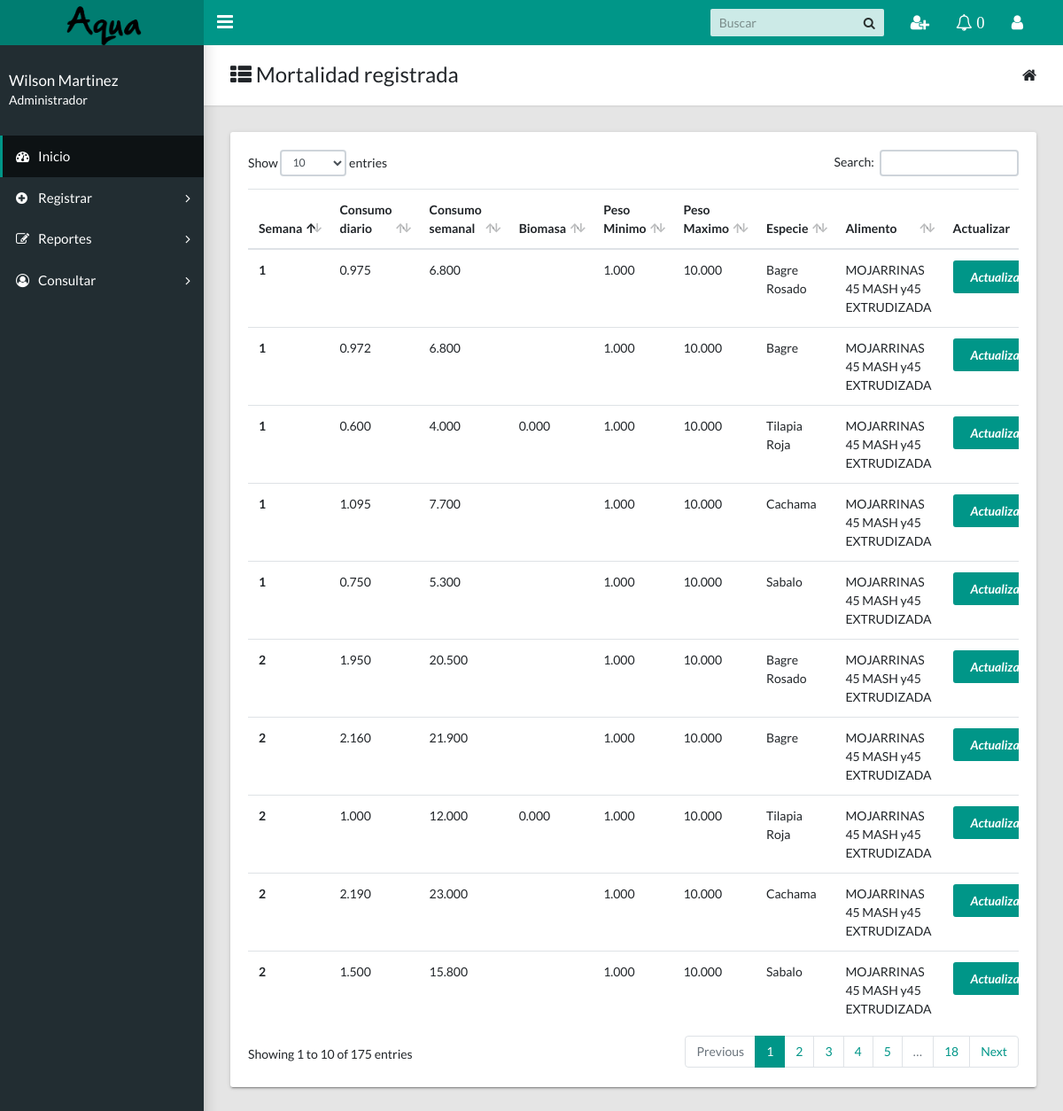
/docs/administrador/consulta_ciclo_vida.php (signed in), run on the app's committed database.
### tables this page shows
CREATE TABLE `ciclo_vida` (
  `id_ciclo_vida` int(11) NOT NULL,
  `semana` int(10) DEFAULT NULL,
  `consumo_diario` decimal(10,3) DEFAULT NULL,
  `consumo_semanal` decimal(10,3) DEFAULT NULL,
  `biomasa` decimal(10,3) DEFAULT NULL,
  `peso_min` decimal(10,3) DEFAULT NULL,
  `peso_max` decimal(10,3) DEFAULT NULL,
  `fk_tipo_especie` int(10) DEFAULT NULL,
  `fk_tipo_alimentacion` int(10) DEFAULT NULL
);

CREATE TABLE `tipo_especie` (
  `id_tipo_especie` int(11) NOT NULL,
  `nombre_especie` varchar(20) DEFAULT NULL
);

CREATE TABLE `tipo_alimentacion` (
  `id_tipo_alimentacion` int(11) NOT NULL,
  `nombre_alimentacion` varchar(80) DEFAULT NULL
);

### docs/administrador/consulta_ciclo_vida.php (the view, shortened to what this page needs)
<!DOCTYPE html>
<html lang="en">
<head>
    <link href="../css/main.css" rel="stylesheet" type="text/css">
    <link href="https://maxcdn.bootstrapcdn.com/font-awesome/4.7.0/css/font-awesome.min.css" rel="stylesheet" type="text/css">
    <?php
    include 'php/conect.php';
    ?>
</head>
<body class="app sidebar-mini rtl">
        <header class="app-header">
        <a class="app-header__logo" href="principal.php">
          <img src="../img/logo2.png" width="90">
      </a>
      <a aria-label="Hide Sidebar" class="app-sidebar__toggle" data-toggle="sidebar" href="#">
      </a>
      <ul class="app-nav">
        <li class="app-search">
            <input class="app-search__input" placeholder="Buscar" type="search">
            <button class="app-search__button">
                <i class="fa fa-search">
                </i>
            </button>
        </li>
        <li class="dropdown">
            <a aria-label="Show notifications" class="app-nav__item" data-toggle="dropdown" href="#">
                <i class="fa fa-user-plus fa-lg">
                </i>
            </a>
          </li>
      </ul>
  <li class="dropdown">
    <a aria-label="Show notifications" class="app-nav__item" data-toggle="dropdown" href="#">
        <i class="fa fa-bell-o fa-lg">
  <?php
            try{
                $nu=0;
                $sql="SELECT * FROM actividad";
                $resul=$base->prepare($sql);
                $resul->execute(array());
                $fila=$resul->rowCount();
                ?>
                <span>  <?php
                if($fila>0){
                 echo "$nu" ?>  </span>
                 <?php
             }
         }
         catch(Exception $e){
            die('Error: '.$e->getMessage());
        }
        ?>
    </i>
</a>
</li>
<li class="dropdown">
    <a aria-label="Open Profile Menu" class="app-nav__item" data-toggle="dropdown" href="#">
        <i class="fa fa-user fa-lg">
        </i>
    </a>
          <?php
          if(isset($_SESSION['usuario']))
          {
              ?>
</li>
</header>
<aside class="app-sidebar">
    <div class="app-sidebar__user">
        <div>
            <p class="app-sidebar__user-name">
                <?php echo ' '.$_SESSION['nombre']. ' ' ; ?>
            </p>
            <p class="app-sidebar__user-designation">
                <?php echo ' '.$_SESSION['nombre_rol']. ' ' ; ?>
            </p>
            <?php
        }
        else{
          ?>
          <script language='javascript'>window.location="salir.php"</script>
          <?php
      }
      ?>
  </div>
</div>
<ul class="app-menu">
 <li><a class="app-menu__item active" href="principal.php"><i class="app-menu__icon fa fa-dashboard"></i><span class="app-menu__label">Inicio</span></a></li>
 <li class="treeview">
    <a class="app-menu__item" data-toggle="treeview" href="#">
        <i class="app-menu__icon fa fa-plus-circle">
        </i>
        <span class="app-menu__label">
            Registrar
        </span>
        <i class="treeview-indicator fa fa-angle-right">
        </i>
    </a>
</li>
<li class="treeview">
    <a class="app-menu__item" data-toggle="treeview" href="#">
        <i class="app-menu__icon fa fa-edit">
        </i>
        <span class="app-menu__label">
            Reportes
        </span>
        <i class="treeview-indicator fa fa-angle-right">
        </i>
    </a>
</li>
<li class="treeview">
    <a class="app-menu__item" data-toggle="treeview" href="#">
        <i class="app-menu__icon fa fa-user-circle-o">
        </i>
        <span class="app-menu__label">
            Consultar
        </span>
        <i class="treeview-indicator fa fa-angle-right">
        </i>
    </a>
</li>
</ul>
</aside>
<main class="app-content">
  <div class="app-title">
    <div>
      <h1><i class="fa fa-th-list"></i> Mortalidad registrada</h1>
  </div>
  <ul class="app-breadcrumb breadcrumb side">
      <li class="breadcrumb-item"><i class="fa fa-home fa-lg"></i></li>
  </ul>
</div>
<div  class="row d-flex justify-content-center">
    <div class="col-lg-12">
      <div class="tile">
        <div class="tile-body">
          <table class="table table-hover table-responsive " id="sampleTable">
            <thead>
              <tr>
                <th>Semana</th>
                <th>Consumo diario</th>
                <th>Consumo semanal</th>
                <th>Biomasa</th>
                <th>Peso Minimo</th>
                <th>Peso Maximo</th>
                <th>Especie</th>
                <th>Alimento</th>
                <th>Actualizar</th>
            </tr>
        </thead>
        <tbody>
          <?php
          try{
            $sql="SELECT  * FROM ciclo_vida inner join tipo_especie on (fk_tipo_especie=id_tipo_especie)
            inner join tipo_alimentacion on (fk_tipo_alimentacion=id_tipo_alimentacion)";
            $resul=$base->prepare($sql);
            $resul->execute(array());
            while($consulta=$resul->fetch(PDO::FETCH_ASSOC)){
              ?>
              <tr>
                <th><?php echo$consulta['semana'];?></th>
                <td><?php echo$consulta['consumo_diario'];?></td>
                <td><?php echo$consulta['consumo_semanal'];?></td>
                <td><?php echo$consulta['biomasa'];?></td>
                <td><?php echo$consulta['peso_min'];?></td>
                <td><?php echo$consulta['peso_max'];?></td>
                <td><?php echo$consulta['nombre_especie'];?></td>
                <td><?php echo$consulta['nombre_alimentacion'];?></td>
                 <td ><a class="btn btn-primary edit" style="width:100px;" href="actualizar_ciclo_vida.php?enviar=<?php echo $consulta['id_ciclo_vida']?>"><i class='material-icons' >Actualizar</i></a></td>
            </tr>
            <?php
        }
    }
    catch(Exception $e){
       die('Error:' .$e->getMessage());
   }
   ?>
</tbody>
</table>
</div>
</div>
</div>
</div>
</main>
</body>
</html>

### data on the page
ciclo_vida: semana "1", consumo_diario "0.975", consumo_semanal "6.800", peso_min "1.000", peso_max "10.000", fk_tipo_especie.nombre_especie "Bagre Rosado", fk_tipo_alimentacion.nombre_alimentacion "MOJARRINAS 45 MASH y45 EXTRUDIZADA"
ciclo_vida: semana "2", consumo_diario "1.950", consumo_semanal "20.500", peso_min "1.000", peso_max "10.000", fk_tipo_especie.nombre_especie "Bagre Rosado", fk_tipo_alimentacion.nombre_alimentacion "MOJARRINAS 45 MASH y45 EXTRUDIZADA"
ciclo_vida: semana "1", consumo_diario "0.972", consumo_semanal "6.800", peso_min "1.000", peso_max "10.000", fk_tipo_especie.nombre_especie "Bagre", fk_tipo_alimentacion.nombre_alimentacion "MOJARRINAS 45 MASH y45 EXTRUDIZADA"
ciclo_vida: semana "2", consumo_diario "2.160", consumo_semanal "21.900", peso_min "1.000", peso_max "10.000", fk_tipo_especie.nombre_especie "Bagre", fk_tipo_alimentacion.nombre_alimentacion "MOJARRINAS 45 MASH y45 EXTRUDIZADA"
ciclo_vida: semana "1", consumo_diario "0.600", consumo_semanal "4.000", biomasa "0.000", peso_min "1.000", peso_max "10.000", fk_tipo_especie.nombre_especie "Tilapia Roja", fk_tipo_alimentacion.nombre_alimentacion "MOJARRINAS 45 MASH y45 EXTRUDIZADA"
ciclo_vida: semana "2", consumo_diario "1.000", consumo_semanal "12.000", biomasa "0.000", peso_min "1.000", peso_max "10.000", fk_tipo_especie.nombre_especie "Tilapia Roja", fk_tipo_alimentacion.nombre_alimentacion "MOJARRINAS 45 MASH y45 EXTRUDIZADA"
ciclo_vida: semana "1", consumo_diario "1.095", consumo_semanal "7.700", peso_min "1.000", peso_max "10.000", fk_tipo_especie.nombre_especie "Cachama", fk_tipo_alimentacion.nombre_alimentacion "MOJARRINAS 45 MASH y45 EXTRUDIZADA"
ciclo_vida: semana "2", consumo_diario "2.190", consumo_semanal "23.000", peso_min "1.000", peso_max "10.000", fk_tipo_especie.nombre_especie "Cachama", fk_tipo_alimentacion.nombre_alimentacion "MOJARRINAS 45 MASH y45 EXTRUDIZADA"
ciclo_vida: semana "1", consumo_diario "0.750", consumo_semanal "5.300", peso_min "1.000", peso_max "10.000", fk_tipo_especie.nombre_especie "Sabalo", fk_tipo_alimentacion.nombre_alimentacion "MOJARRINAS 45 MASH y45 EXTRUDIZADA"
ciclo_vida: semana "2", consumo_diario "1.500", consumo_semanal "15.800", peso_min "1.000", peso_max "10.000", fk_tipo_especie.nombre_especie "Sabalo", fk_tipo_alimentacion.nombre_alimentacion "MOJARRINAS 45 MASH y45 EXTRUDIZADA"

### other printed values
$nu "0"
$_SESSION['nombre'] "Wilson Martinez"
$_SESSION['nombre_rol'] "Administrador"
